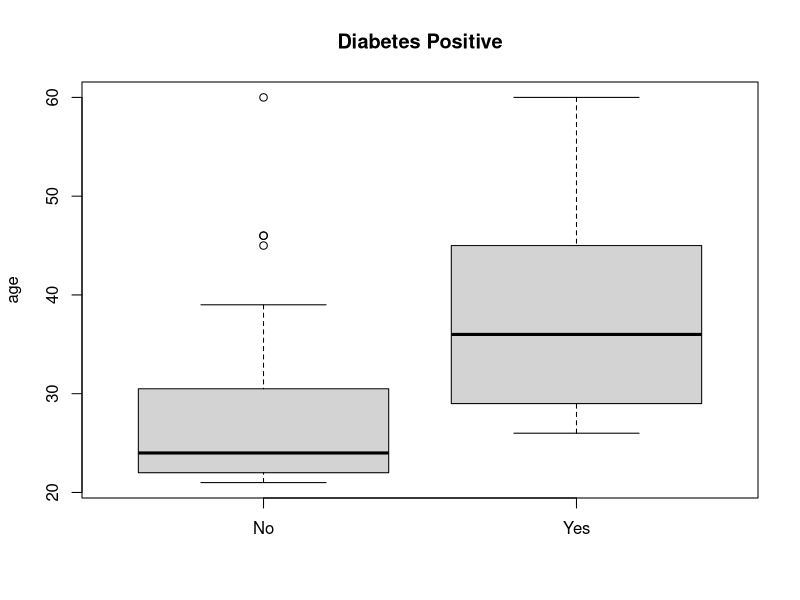
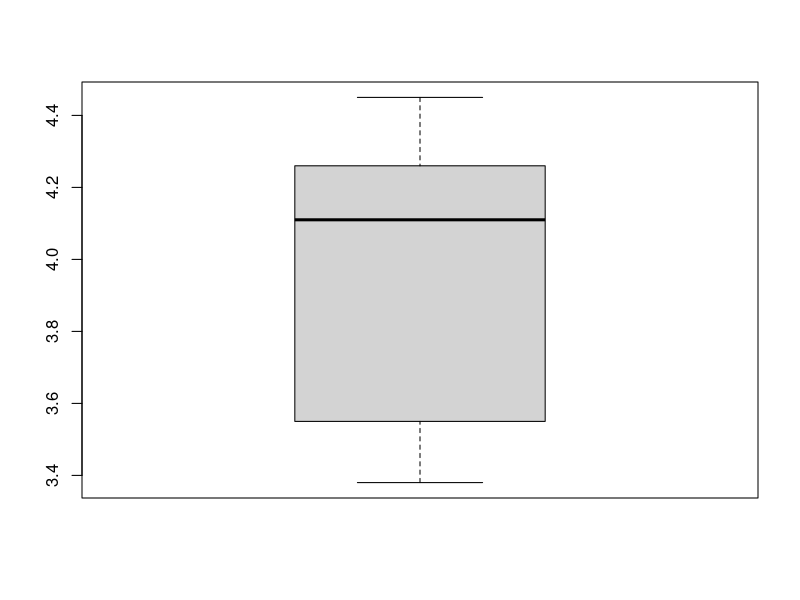
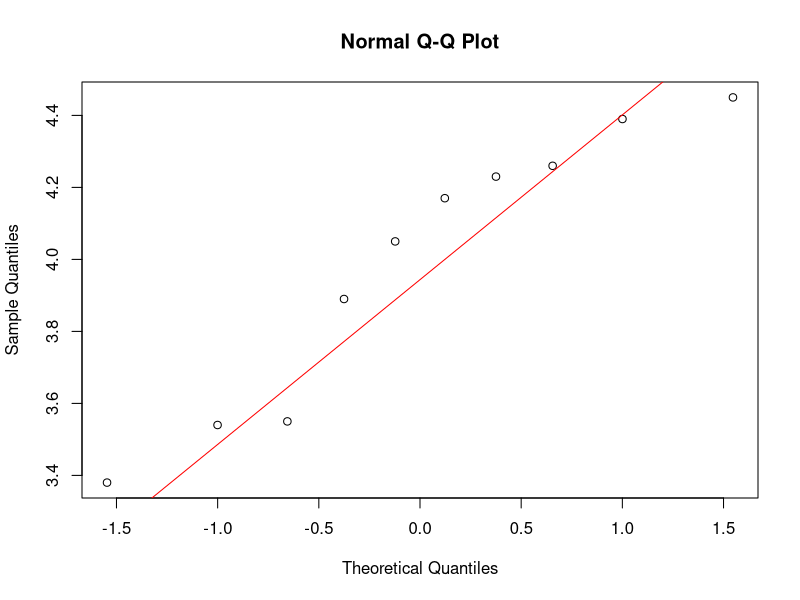
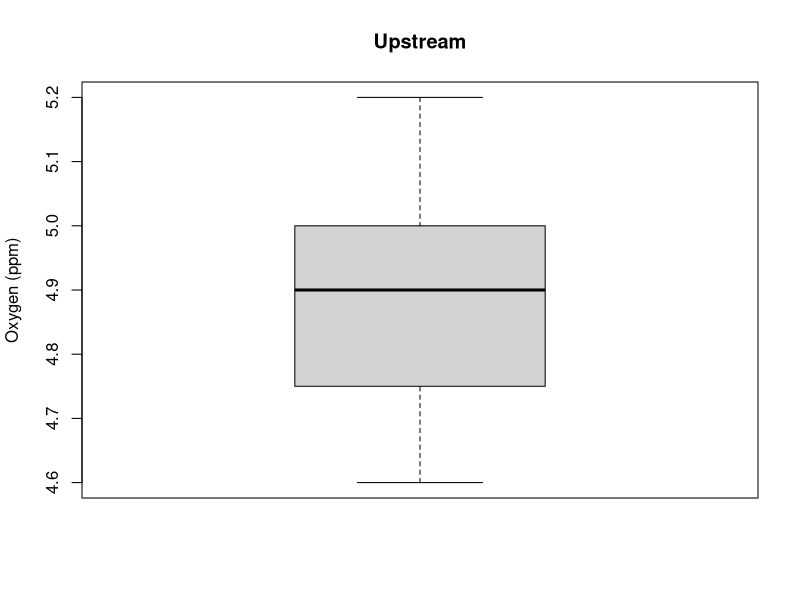
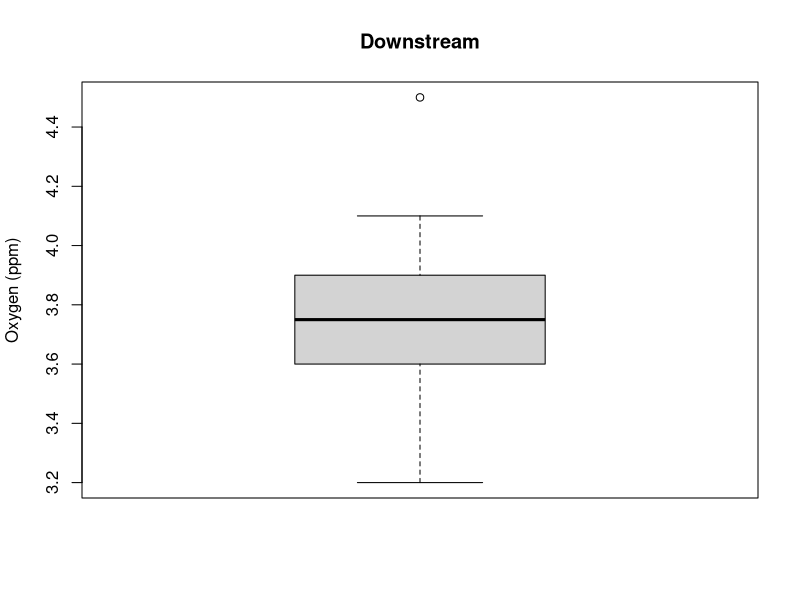
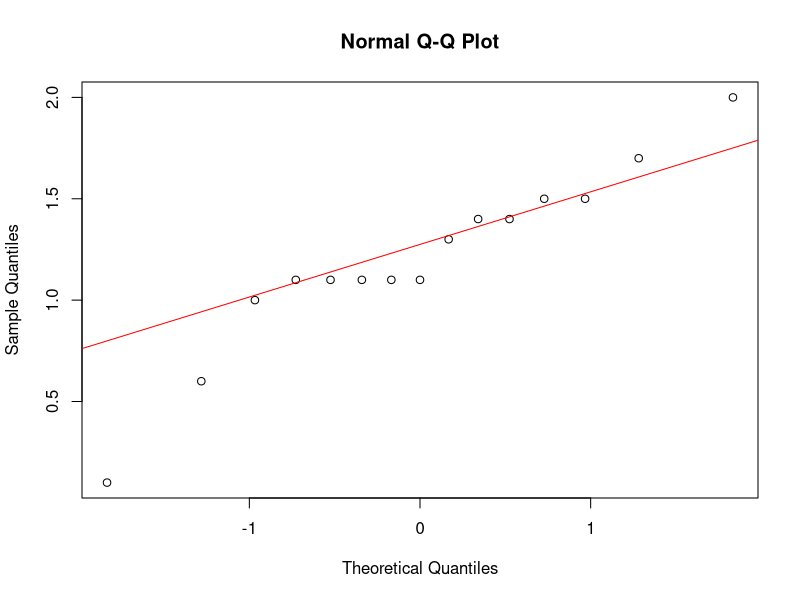
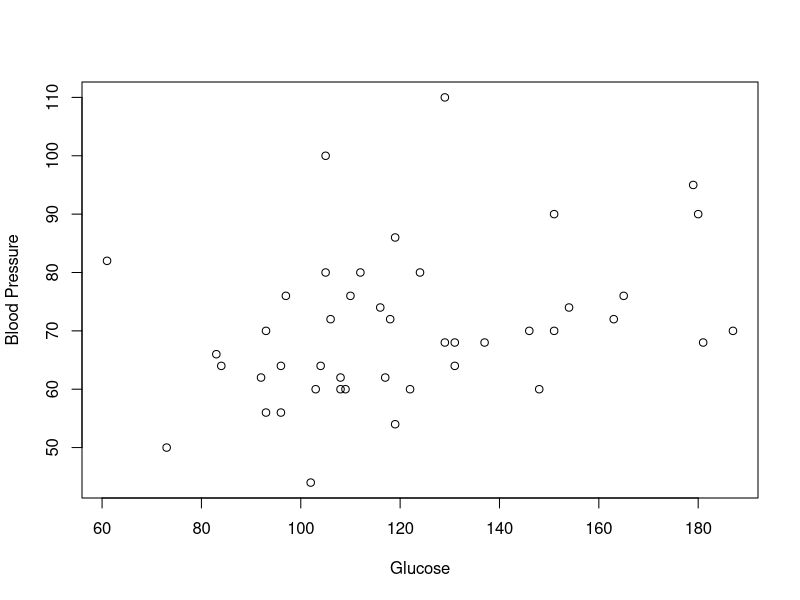

Generate these figures, in order, with R:
## ---- chunk 1
knitr::opts_chunk$set(echo = TRUE)
## ---- chunk 2
# Simulate y1 and y2 from Two Normal Distributions
n1 <- 7; n2 <- 9 # Sample sizes in each group
y1 <- rnorm(n1, 2.5, 1)
y2 <- rnorm(n2, 1, 1)

# Test H0: mu1 - mu2 = 1 vs. HA: mu1-mu2 =/= 1
t.test(y1, y2, mu = 1, var.equal = FALSE)

## ---- chunk 3
diab <- read.csv("diabetes_sm.csv")

diabetes_positive <- subset(diab, diab$diabetes == "Yes")
diabetes_negative <- subset(diab, diab$diabetes == "No")

boxplot(diab$age ~ diab$diabetes, main = "Diabetes Positive", xlab = "", ylab = "age")
## ---- chunk 4
diabetes_positive <- subset(diab, diab$diabetes == "Yes")
diabetes_negative <- subset(diab, diab$diabetes == "No")

mean(diabetes_positive$age)
mean(diabetes_negative$age)

median(diabetes_positive$age)
median(diabetes_negative$age)

sd(diabetes_positive$age)
sd(diabetes_negative$age)
## ---- chunk 5

## ---- chunk 6
t.test(diab$age ~ diab$diabetes, var.equal = FALSE)
## ---- chunk 7
tomato <- read.csv("tomato.csv")

tomato$differences <- tomato$height2 - tomato$height1

summary(tomato$differences)
boxplot(tomato$differences)
## ---- chunk 8
t.test(tomato$differences, conf.level = 0.9)
## ---- chunk 9
qqnorm(tomato$differences)
qqline(tomato$differences, col = 'red')
## ---- chunk 10
upstream <- c(5.2, 4.8, 5.1, 5, 4.9, 4.8, 5, 4.7, 4.7, 5, 4.6, 5.2, 5, 4.9, 4.7)
downstream <- c(3.2, 3.4, 3.7, 3.9, 3.6, 3.8, 3.9, 3.6, 4.1, 3.3, 4.5, 3.7, 3.9, 3.8)
## ---- chunk 11
boxplot(upstream, main = "Upstream", xlab = "", ylab = "Oxygen (ppm)")
## ---- chunk 12
boxplot(downstream, main = "Downstream", xlab = "", ylab = "Oxygen (ppm)")
## ---- chunk 13
t.test(upstream - downstream, alternative = "greater")
## ---- chunk 14
qqnorm(upstream - downstream)
qqline(upstream - downstream, col = 'red')
## ---- chunk 15
t.test(tomato$ph, conf.level = 0.95)
## ---- chunk 16
plot(diab$glu, diab$bp, xlab = "Glucose", ylab = "Blood Pressure")

cor(diab$glu, diab$bp)
summary(diab$glu)
summary(diab$bp)
